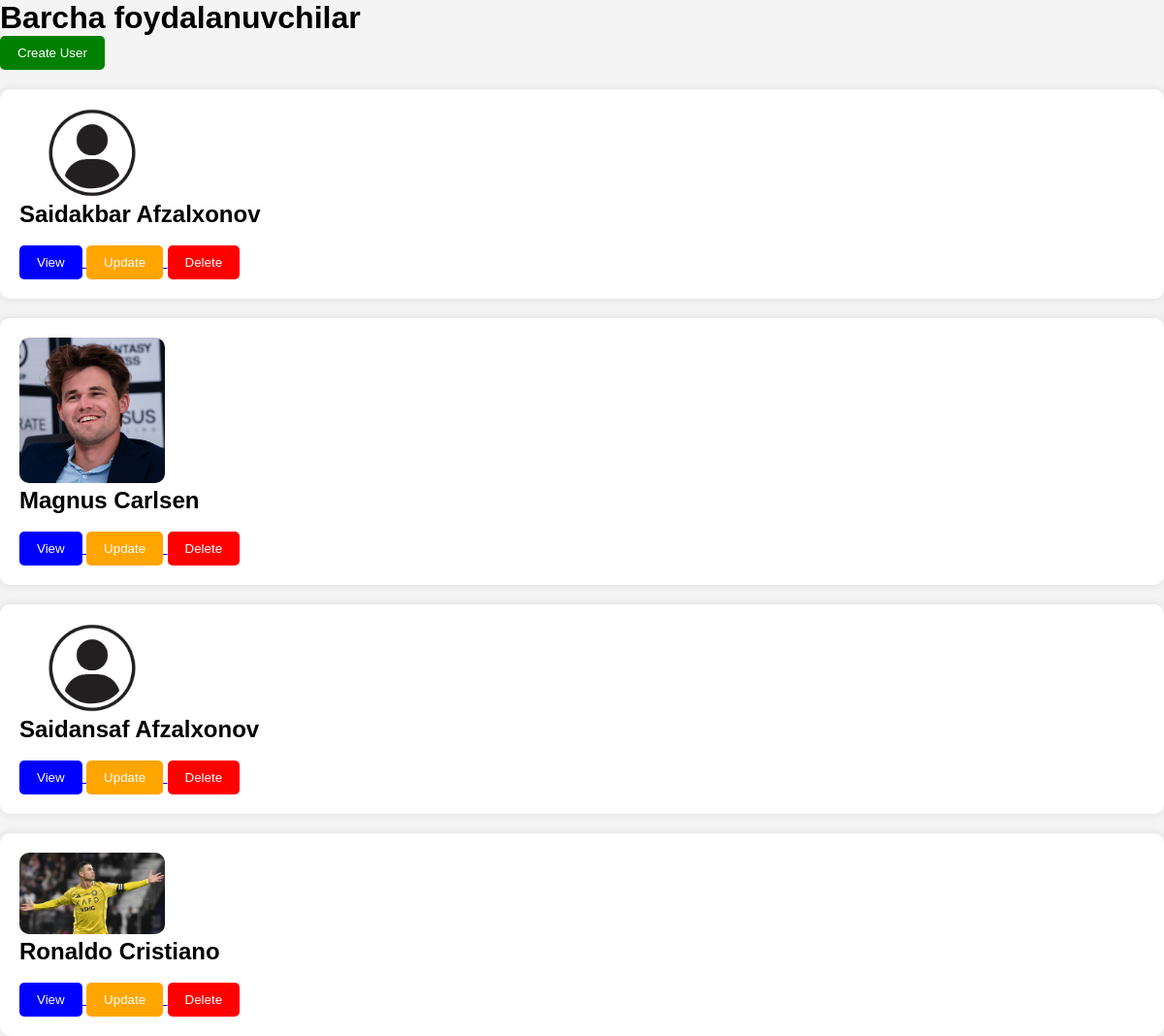
The page / on the database its author committed.
### application/models.py (models this page shows, shortened)
class CustomUser(AbstractUser):
    username = None
    email = models.EmailField(unique=True)
    USERNAME_FIELD = 'email'
    REQUIRED_FIELDS = ['first_name', 'last_name']
    phone_number = models.CharField(max_length=50, blank=False, null=False)
    slug = models.SlugField(unique=True, blank=True)
    picture = models.ImageField(upload_to='media/', blank=True, null=True)
    created_at = models.DateTimeField(auto_now_add=True)
    objects = CustomUserManager()

### application/views.py (the view)
# urls.py: path("",views.run,name='user_list'),
def run(request):
    users=models.CustomUser.objects.all()
    return render(request, 'index.html',context={'users':users})

### templates/index.html (shortened to what this page needs)
{% extends 'base.html' %}
{% block content %}
<h1>Barcha foydalanuvchilar</h1>
<a href="{% url 'create_user' %}">
    <button class="btn-create">Create User</button>
</a>
{% for user in users %}
<div class="card">
    {% if user.picture %}
        <img src="{{ user.picture.url }}" width="150">
    {% endif %}
    <h2>{{ user.first_name }} {{ user.last_name }}</h2>
    <br>
    <a href="{% url 'user_view' user.slug %}">
        <button class="btn-view">View</button>
    </a>
    <a href="{% url 'update_user' user.slug %}">
        <button class="btn-update">Update</button>
    </a>
    <a href="{% url 'delete_user' user.slug %}">
        <button class="btn-delete">Delete</button>
    </a>
</div>
{% endfor %}
{% endblock %}

### templates/base.html (shortened to what this page needs)
{% load static %}
<!DOCTYPE html>
<html lang="en">
<head>
    <link rel="stylesheet" href="{% static 'css/style.css' %}">
</head>
<body>
    {% block content %}
    {% endblock %}
</body>
</html>

### static/css/style.css (style rules this page uses)
* { margin:0; padding:0; box-sizing:border-box; font-family:Arial, sans-serif; }
body { background:#f4f4f4; }
.card { background:white; padding:20px; margin-top:20px; border-radius:10px; box-shadow:0 0 10px rgba(0,0,0,0.1); }
button { padding:10px 18px; border:none; border-radius:5px; cursor:pointer; color:white; }
.btn-create { background:green; }
.btn-update { background:orange; }
.btn-delete { background:red; }
img { border-radius:10px; }
.btn-view { background:blue; }

### rows shown on the page
CustomUser: picture (picture), first_name "Saidakbar", last_name "Afzalxonov"
CustomUser: picture (picture), first_name "Magnus", last_name "Carlsen"
CustomUser: picture (picture), first_name "Saidansaf", last_name "Afzalxonov"
CustomUser: picture (picture), first_name "Ronaldo", last_name "Cristiano"
